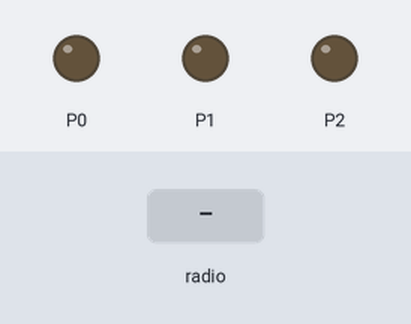
This program was run on a simulated BBC micro:bit (MakeCode). Parts: output pins drawn as LEDs (lit = HIGH). The inputs (shaded band) are chosen by the test bench.

Above: at 1.2 s.
1.3 s: radio message "0" arrives
At 1.9 s:
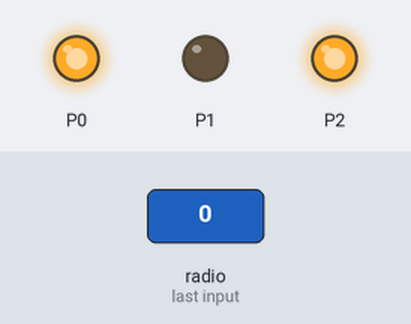
2.8 s: radio message "1" arrives
At 4.0 s:
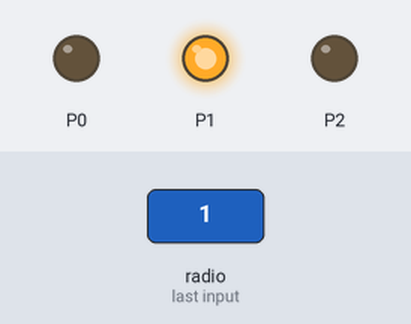
4.3 s: radio message "2" arrives
At 5.4 s:
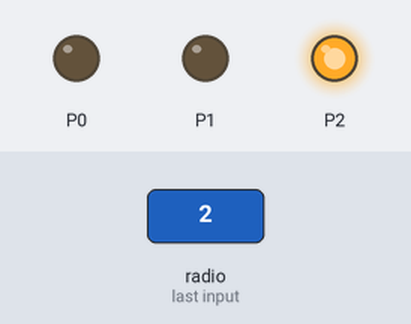
5.8 s: radio message "3" arrives
At 6.5 s:
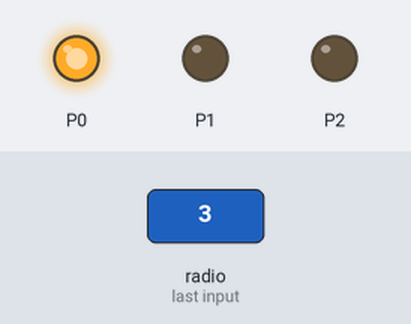
Timing chart, 0 to 8.3 s (numbered marks = the images above; inputs shaded):
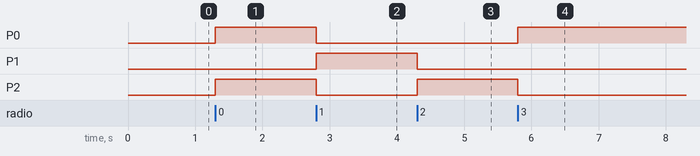

The program:

main.ts
```typescript
function L () {
    pins.analogWritePin(AnalogPin.P0, 0)
    pins.analogWritePin(AnalogPin.P1, 0)
    pins.analogWritePin(AnalogPin.P2, 1023)
}
radio.onReceivedNumber(function (receivedNumber) {
    if (receivedNumber == 0) {
        go()
    } else if (receivedNumber == 1) {
        back()
    } else if (receivedNumber == 2) {
        L()
    } else if (receivedNumber == 3) {
        R()
    } else {
        stop()
    }
})
function back () {
    pins.analogWritePin(AnalogPin.P0, 0)
    pins.analogWritePin(AnalogPin.P1, 1023)
    pins.analogWritePin(AnalogPin.P2, 0)
}
function stop () {
    pins.analogWritePin(AnalogPin.P0, 0)
    pins.analogWritePin(AnalogPin.P1, 0)
    pins.analogWritePin(AnalogPin.P2, 0)
}
function R () {
    pins.analogWritePin(AnalogPin.P0, 1023)
    pins.analogWritePin(AnalogPin.P1, 0)
    pins.analogWritePin(AnalogPin.P2, 0)
}
function go () {
    pins.analogWritePin(AnalogPin.P0, 1023)
    pins.analogWritePin(AnalogPin.P1, 0)
    pins.analogWritePin(AnalogPin.P2, 1023)
}
radio.setGroup(64)
radio.setTransmitPower(7)
```

test.ts
```typescript
// 在這裡測試；當此封包作為擴充功能時，將不會編譯此內容。
```

Measured:
- after the input at 1.3 s, P0, P2: LOW → HIGH at once
- after the input at 2.8 s, P0, P2: HIGH → LOW at once; P1: LOW → HIGH at once
- after the input at 4.3 s, P1: HIGH → LOW at once; P2: LOW → HIGH at once
- after the input at 5.8 s, P0: LOW → HIGH at once; P2: HIGH → LOW at once
